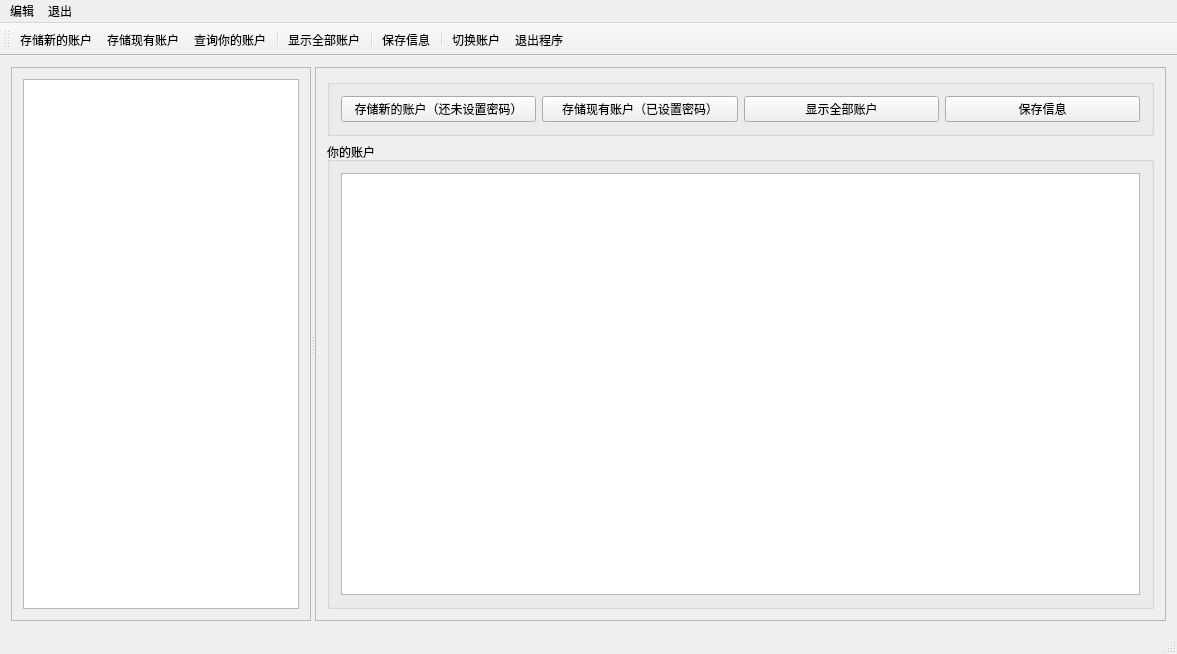
<?xml version="1.0" encoding="UTF-8"?>
<ui version="4.0">
 <class>PasswordGeneratorClass</class>
 <widget class="QMainWindow" name="PasswordGeneratorClass">
  <property name="geometry">
   <rect>
    <x>0</x>
    <y>0</y>
    <width>1177</width>
    <height>654</height>
   </rect>
  </property>
  <property name="minimumSize">
   <size>
    <width>50</width>
    <height>0</height>
   </size>
  </property>
  <property name="windowTitle">
   <string>账户密码个性化生成器</string>
  </property>
  <widget class="QWidget" name="centralWidget">
   <layout class="QGridLayout" name="gridLayout">
    <item row="0" column="0">
     <widget class="QSplitter" name="splitter">
      <property name="orientation">
       <enum>Qt::Horizontal</enum>
      </property>
      <widget class="QFrame" name="frame_2">
       <property name="minimumSize">
        <size>
         <width>50</width>
         <height>0</height>
        </size>
       </property>
       <property name="maximumSize">
        <size>
         <width>300</width>
         <height>16777215</height>
        </size>
       </property>
       <property name="frameShape">
        <enum>QFrame::StyledPanel</enum>
       </property>
       <property name="frameShadow">
        <enum>QFrame::Sunken</enum>
       </property>
       <layout class="QGridLayout" name="gridLayout_4">
        <item row="0" column="0">
         <widget class="QTreeView" name="treeView"/>
        </item>
       </layout>
      </widget>
      <widget class="QFrame" name="frame">
       <property name="minimumSize">
        <size>
         <width>259</width>
         <height>0</height>
        </size>
       </property>
       <property name="frameShape">
        <enum>QFrame::StyledPanel</enum>
       </property>
       <property name="frameShadow">
        <enum>QFrame::Sunken</enum>
       </property>
       <layout class="QVBoxLayout" name="verticalLayout">
        <item>
         <widget class="QGroupBox" name="groupBox_3">
          <property name="title">
           <string/>
          </property>
          <layout class="QHBoxLayout" name="horizontalLayout">
           <item>
            <widget class="QPushButton" name="pbtn_storeNewAccount">
             <property name="text">
              <string>存储新的账户（还未设置密码）</string>
             </property>
            </widget>
           </item>
           <item>
            <widget class="QPushButton" name="pbtn_storeExistAccount">
             <property name="text">
              <string>存储现有账户（已设置密码）</string>
             </property>
            </widget>
           </item>
           <item>
            <widget class="QPushButton" name="pbtn_displayAllAccount">
             <property name="text">
              <string>显示全部账户</string>
             </property>
            </widget>
           </item>
           <item>
            <widget class="QPushButton" name="pbtn_saveInfo">
             <property name="text">
              <string>保存信息</string>
             </property>
            </widget>
           </item>
          </layout>
         </widget>
        </item>
        <item>
         <widget class="QGroupBox" name="gBox_yourAccount">
          <property name="title">
           <string>你的账户</string>
          </property>
          <layout class="QGridLayout" name="gridLayout_2">
           <item row="0" column="0">
            <widget class="QTableView" name="tableView"/>
           </item>
          </layout>
         </widget>
        </item>
       </layout>
      </widget>
     </widget>
    </item>
   </layout>
  </widget>
  <widget class="QMenuBar" name="menuBar">
   <property name="geometry">
    <rect>
     <x>0</x>
     <y>0</y>
     <width>1177</width>
     <height>21</height>
    </rect>
   </property>
   <widget class="QMenu" name="menu_edit">
    <property name="title">
     <string>编辑</string>
    </property>
    <addaction name="act_storeNewAccount"/>
    <addaction name="act_storeExistAccount"/>
    <addaction name="separator"/>
    <addaction name="act_displayAllAccount"/>
    <addaction name="act_findAccount"/>
    <addaction name="separator"/>
    <addaction name="act_saveInfo"/>
   </widget>
   <widget class="QMenu" name="menu_exit">
    <property name="title">
     <string>退出</string>
    </property>
    <addaction name="act_log_off"/>
    <addaction name="separator"/>
    <addaction name="act_exit"/>
   </widget>
   <addaction name="menu_edit"/>
   <addaction name="menu_exit"/>
  </widget>
  <widget class="QToolBar" name="toolBar">
   <property name="windowTitle">
    <string>toolBar</string>
   </property>
   <attribute name="toolBarArea">
    <enum>TopToolBarArea</enum>
   </attribute>
   <attribute name="toolBarBreak">
    <bool>false</bool>
   </attribute>
   <addaction name="act_storeNewAccount"/>
   <addaction name="act_storeExistAccount"/>
   <addaction name="act_findAccount"/>
   <addaction name="separator"/>
   <addaction name="act_displayAllAccount"/>
   <addaction name="separator"/>
   <addaction name="act_saveInfo"/>
   <addaction name="separator"/>
   <addaction name="act_log_off"/>
   <addaction name="act_exit"/>
  </widget>
  <widget class="QStatusBar" name="statusBar"/>
  <action name="act_storeNewAccount">
   <property name="text">
    <string>存储新的账户</string>
   </property>
   <property name="menuRole">
    <enum>QAction::NoRole</enum>
   </property>
  </action>
  <action name="act_storeExistAccount">
   <property name="text">
    <string>存储现有账户</string>
   </property>
   <property name="menuRole">
    <enum>QAction::NoRole</enum>
   </property>
  </action>
  <action name="act_findAccount">
   <property name="text">
    <string>查询你的账户</string>
   </property>
   <property name="menuRole">
    <enum>QAction::NoRole</enum>
   </property>
  </action>
  <action name="act_saveInfo">
   <property name="text">
    <string>保存信息</string>
   </property>
   <property name="menuRole">
    <enum>QAction::NoRole</enum>
   </property>
  </action>
  <action name="act_displayAllAccount">
   <property name="text">
    <string>显示全部账户</string>
   </property>
   <property name="menuRole">
    <enum>QAction::NoRole</enum>
   </property>
  </action>
  <action name="act_deleteNode">
   <property name="text">
    <string>删除节点</string>
   </property>
   <property name="menuRole">
    <enum>QAction::NoRole</enum>
   </property>
  </action>
  <action name="act_log_off">
   <property name="text">
    <string>切换账户</string>
   </property>
   <property name="menuRole">
    <enum>QAction::NoRole</enum>
   </property>
  </action>
  <action name="act_exit">
   <property name="text">
    <string>退出程序</string>
   </property>
   <property name="menuRole">
    <enum>QAction::NoRole</enum>
   </property>
  </action>
 </widget>
 <layoutdefault spacing="6" margin="11"/>
 <resources>
  <include location="../qrc/PasswordGenerator.qrc"/>
 </resources>
 <connections/>
</ui>
